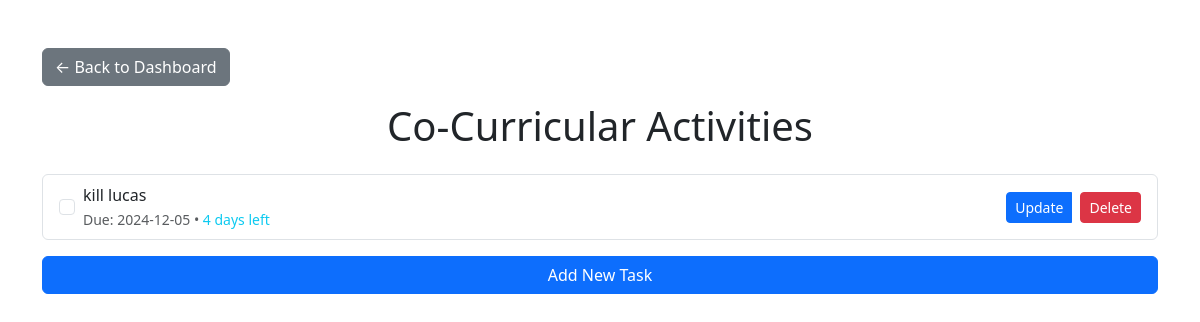
The page /co_curricular (signed in) on the database as committed earlier.
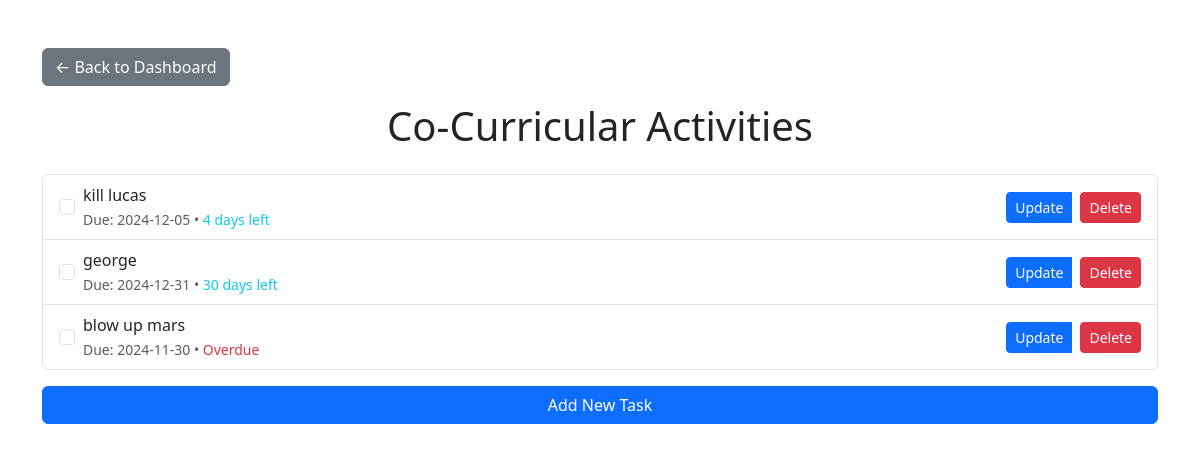
The same page on the database as committed later.
### flask_app/setup_db.py (models this page shows)
class ToDo(Base):
    __tablename__ = 'todo'
    id = Column(Integer, primary_key=True)
    task = Column(String, nullable=False)
    category = Column(String, nullable=False)
    completed = Column(Boolean, default=False)
    due_date = Column(DateTime, nullable=True)
    user_id = Column(Integer, ForeignKey('users.id'), nullable=False)
    user = relationship('User', back_populates='todos')

### flask_app/app.py (the view)
@app.route('/co_curricular')
def co_curricular():
    if 'user_id' not in session:
        return redirect(url_for('login'))
    todos = db_session.query(ToDo).filter_by(user_id=session['user_id'], category='Co-Curricular').all()
    return render_template('co_curricular.html', todos=todos, calculate_days=calculate_days_remaining)

### flask_app/app.py (called while the page is built)
def calculate_days_remaining(due_date):
    if not due_date:
        return None
    today = date.today()
    days = (due_date.date() - today).days
    if days < 0:
        return "Overdue"
    elif days == 0:
        return "Due today"
    else:
        return f"{days} days left"

### flask_app/templates/co_curricular.html (shortened to what this page needs)
<!DOCTYPE html>
<html lang="en">
<head>
    <link href="https://cdn.jsdelivr.net/npm/bootstrap@5.3.0-alpha3/dist/css/bootstrap.min.css" rel="stylesheet">
</head>
<body>
    <div class="container mt-5">
        <a href="{{ url_for('dashboard') }}" class="btn btn-secondary mb-3">← Back to Dashboard</a>
        <h1 class="text-center">Co-Curricular Activities</h1>
        <div class="mt-4">
            {% if todos %}
                <ul class="list-group">
                    {% for todo in todos %}
                    <li class="list-group-item d-flex justify-content-between align-items-center">
                        <div class="d-flex align-items-center">
                            <form action="{{ url_for('toggle_todo', todo_id=todo.id) }}" method="POST" class="d-inline me-2">
                                <input type="checkbox" class="form-check-input" onchange="this.form.submit()"
                                       {% if todo.completed %}checked{% endif %}>
                            </form>
                            <div>
                                <span {% if todo.completed %}class="text-decoration-line-through"{% endif %}>{{ todo.task }}</span>
                                {% if todo.due_date %}
                                    <br>
                                    <small class="text-muted">
                                        Due: {{ todo.due_date.strftime('%Y-%m-%d') }}
                                        {% set days = calculate_days(todo.due_date) %}
                                        {% if days %}
                                            • <span class="{% if days == 'Overdue' %}text-danger{% elif days == 'Due today' %}text-warning{% else %}text-info{% endif %}">
                                                {{ days }}
                                            </span>
                                        {% endif %}
                                    </small>
                                {% endif %}
                            </div>
                        </div>
                        <div class="btn-group">
                            <a href="{{ url_for('update_todo', todo_id=todo.id) }}" class="btn btn-sm btn-primary me-2">Update</a>
                            <form action="{{ url_for('delete_todo', todo_id=todo.id) }}" method="POST" class="d-inline">
                                <button type="submit" class="btn btn-sm btn-danger">Delete</button>
                            </form>
                        </div>
                    </li>
                    {% endfor %}
                </ul>
            {% else %}
                <p class="text-center">No co-curricular activities found.</p>
            {% endif %}
        </div>
        <div class="mt-3">
            <a href="{{ url_for('add_todo') }}" class="btn btn-primary w-100">Add New Task</a>
        </div>
    </div>
</body>
</html>

Rows that differ between the two databases and show on the page:
added ToDo: task "george", due_date "2024-12-31", days "30 days left"
added ToDo: task "blow up mars", due_date "2024-11-30", days "Overdue"
